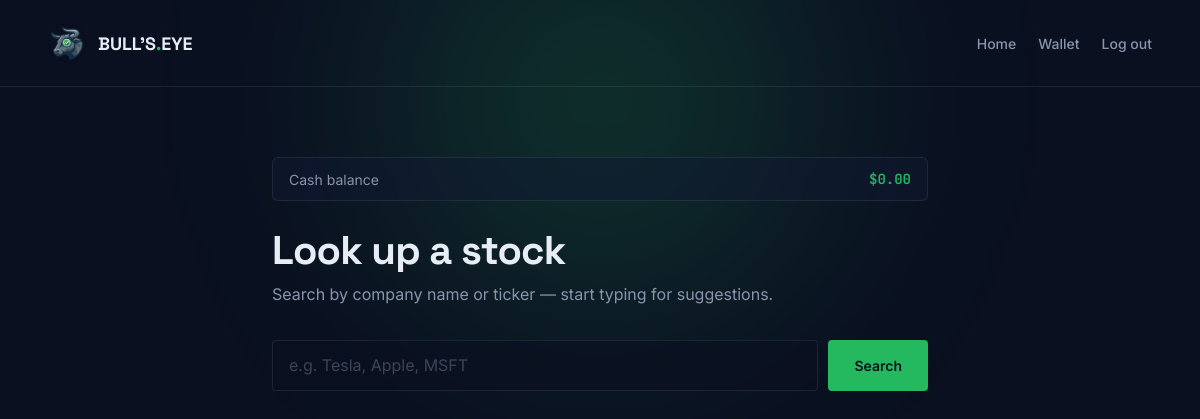
The page /search (signed in) on the database as committed earlier.
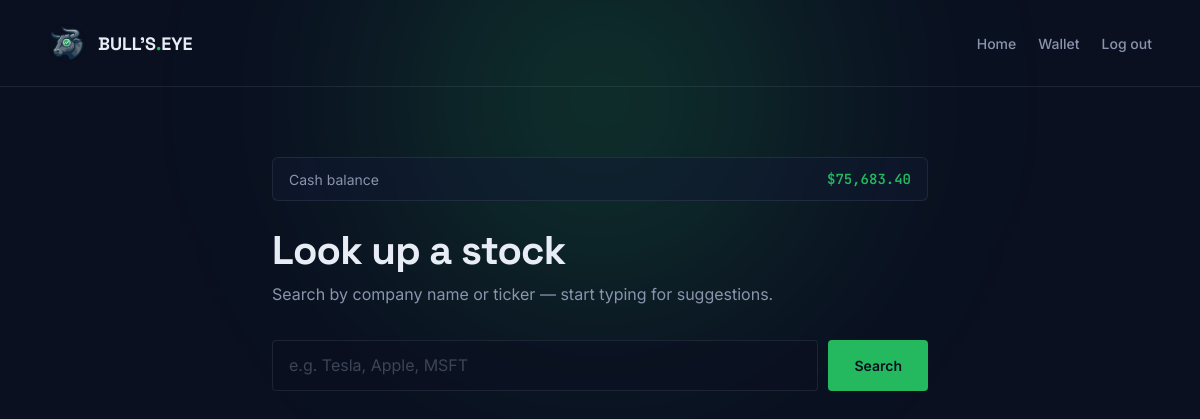
The same page on the database as committed later.
### tables this page shows
CREATE TABLE wallets (
                user_id INTEGER PRIMARY KEY,
                balance_usd REAL NOT NULL DEFAULT 0,
                FOREIGN KEY (user_id) REFERENCES users(id)
            );

### website.py (the view, shortened to what this page needs)
@app.route("/search")
def search():
    if "user_id" not in session:
        return redirect(url_for("login"))
    ticker = request.args.get("ticker", "").strip()
    period = request.args.get("period", "1y").strip()
    result = None
    history = None
    error = None
    wallet_service.ensure_wallet(session["user_id"])
    w = wallet_service.get_wallet(session["user_id"])
    shares_owned = 0.0
    transactions = []
    if result:
        shares_owned = wallet_service.get_shares(session["user_id"], result["ticker"])
        transactions = wallet_service.get_transactions(session["user_id"], result["ticker"])
    return render_template(
        "search.html",
        name=session.get("user_name"),
        ticker=ticker,
        result=result,
        history=history,
        period=period,
        error=error,
        balance=w["balance_usd"] if w else 0.0,
        shares_owned=shares_owned,
        transactions=transactions,
    )

### wallet.py (called while the page is built)
    def get_db(self):
        conn = sqlite3.connect(self.DB_PATH)
        conn.row_factory = sqlite3.Row
        return conn

    def ensure_wallet(self, user_id):
        with self.get_db() as conn:
            row = conn.execute(
                "SELECT 1 FROM wallets WHERE user_id = ?", (user_id,)
            ).fetchone()
            if row is None:
                conn.execute(
                    "INSERT INTO wallets (user_id, balance_usd) VALUES (?, ?)",
                    (user_id, self.STARTING_BALANCE),
                )

    def get_wallet(self, user_id):
        with self.get_db() as conn:
            row = conn.execute(
                "SELECT balance_usd FROM wallets WHERE user_id = ?",
                (user_id,),
            ).fetchone()
        if row is None:
            return None
        return {"balance_usd": float(row["balance_usd"])}

### templates/search.html (shortened to what this page needs)
<!DOCTYPE html>
<html lang="en">
<head>
</head>
<body>
<nav>
  <a href="{{ url_for('home') }}" class="brand">
    <img src="{{ url_for('static', filename='logo.png') }}" alt="Bull's Eye Logo">
    <span class="brand-text">BULL'S<span class="dot">.</span>EYE</span>
  </a>
  <div class="nav-right">
    <a href="{{ url_for('home') }}">Home</a>
    <a href="{{ url_for('wallet_page') }}">Wallet</a>
    <a href="{{ url_for('logout') }}">Log out</a>
  </div>
</nav>
<main>
  <div class="balance-bar">
    <span class="label">Cash balance</span>
    <span class="value">${{ "{:,.2f}".format(balance) }}</span>
  </div>
  <h1>Look up a stock</h1>
  <p class="lede">Search by company name or ticker — start typing for suggestions.</p>
  <form class="search-form" method="GET" action="{{ url_for('search') }}">
    <input type="text" name="ticker" value="{{ ticker or '' }}" placeholder="e.g. Tesla, Apple, MSFT" autocomplete="off" autofocus required data-autocomplete>
    <button type="submit">Search</button>
  </form>
</main>
</body>
</html>

Rows that differ between the two databases and show on the page:
changed wallets: balance_usd "0.00" → "75,683.40"
